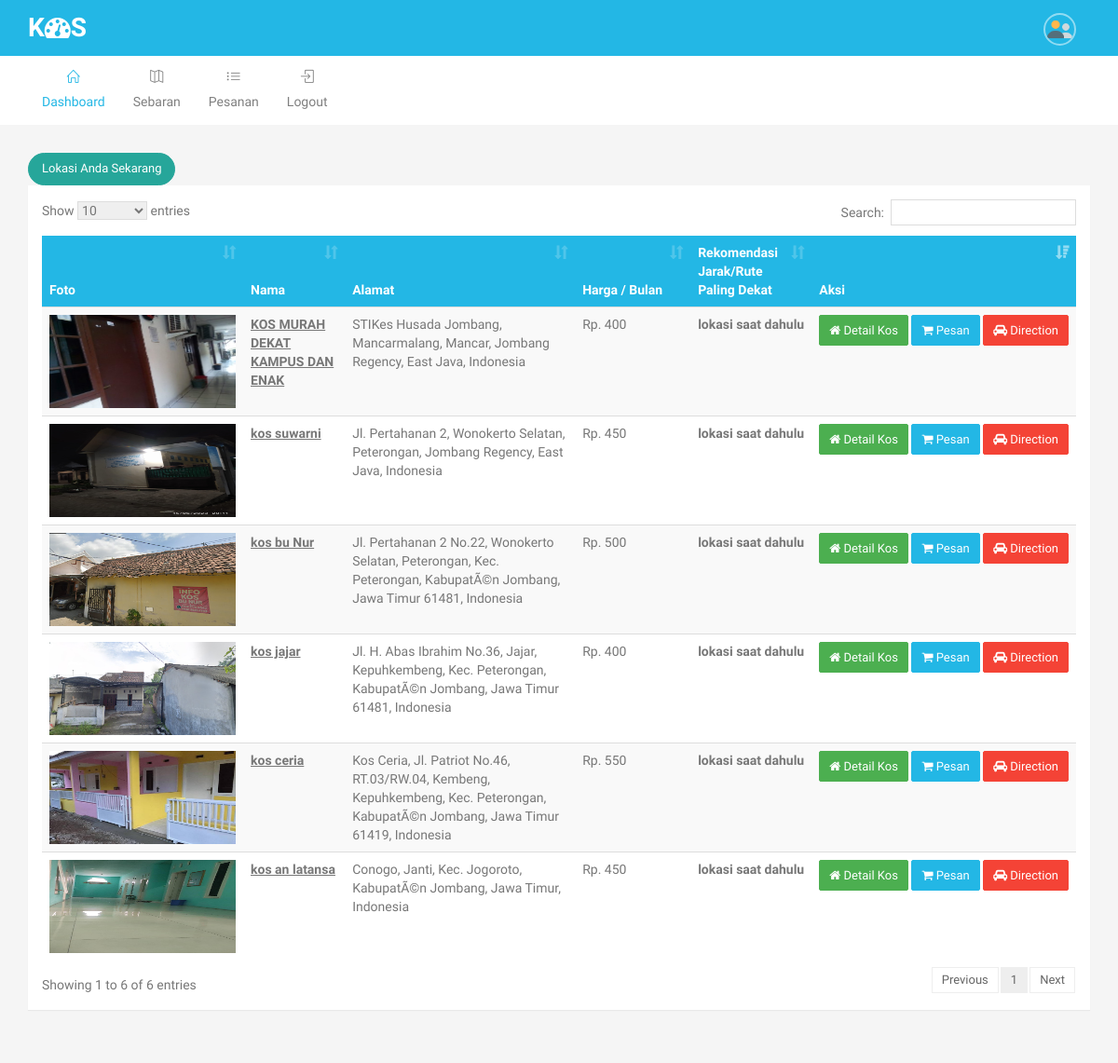
The page / (signed in) on the database as committed earlier.
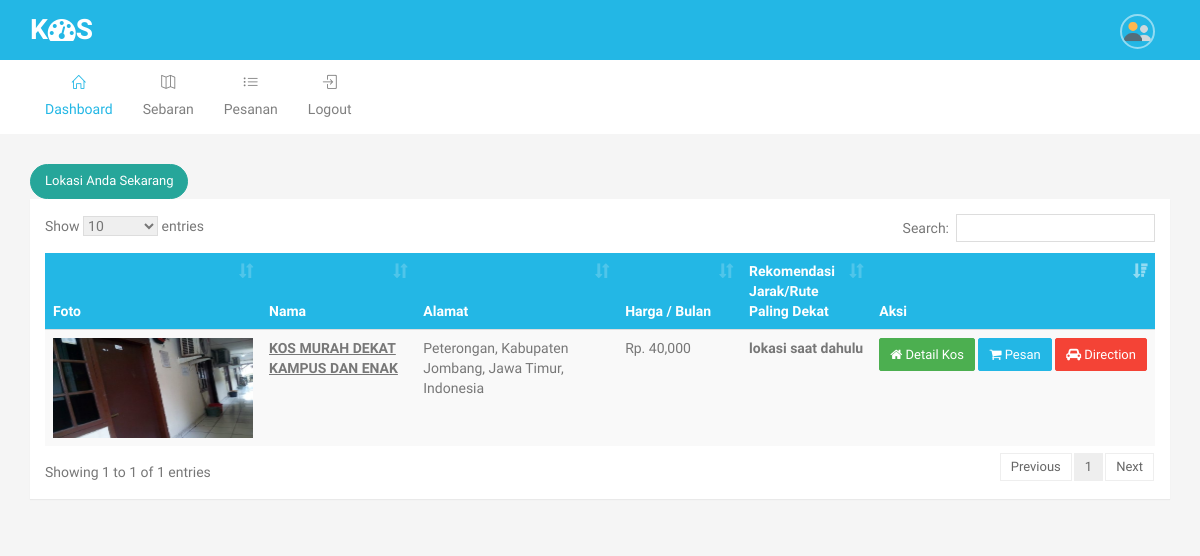
The same page on the database as committed later.
### tables this page shows
CREATE TABLE `m_kos` (
  `id` int(11) NOT NULL,
  `kode` varchar(24) NOT NULL,
  `nama` text NOT NULL,
  `id_mitra` int(11) NOT NULL,
  `harga` int(11) NOT NULL,
  `deskripsi` text NOT NULL,
  `alamat` text NOT NULL,
  `lat` text NOT NULL,
  `lng` text NOT NULL,
  `gambar` text NOT NULL,
  `gambar2` text NOT NULL,
  `gambar3` text NOT NULL
);

### config/koneksi.php (called while the page is built, shortened)
<?php
$base_url = "http://localhost/pencarian_kos/";
?>

### pages/kos.php (the view, shortened to what this page needs)
    <button type="button" onclick="getLocation()" class="btn btn-teal btn-rounded" data-toggle="modal" data-target=".bs-example-modal-lg">Lokasi anda sekarang</button>
    <div class="row">
        <div class="col-md-12">
            <div class="panel panel-primary collapsed">
                <div class="panel-body">
                    <table id="datatable"  class="table table-striped dt-responsive nowrap">
                        <thead class="bg-primary">
                            <tr>
                                <th>Foto</th>
                                <th>Nama</th>
                                <th>Alamat</th>
                                <th nowrap="">Harga / Bulan</th>
                                <th nowrap="">Rekomendasi <br>Jarak/Rute<br> Paling Dekat</th>
                                <th>Aksi</th>
                            </tr>
                        </thead>
                        <tbody>
                           <?php
                           if (isset($_REQUEST['cari_rute'])) {
                            $lat = $_REQUEST['lat'];
                            $lng = $_REQUEST['lng'];
                            $q = mysqli_query($conn,"
                                SELECT v.* FROM (
                                SELECT a.*, b.nama as mitra,
                                (
                                6371 * ACOS(
                                COS(RADIANS(".$lat.")) * COS(RADIANS(a.lat)) * COS(RADIANS(".$lng.") - RADIANS(a.lng)) + SIN(RADIANS(".$lat.")) * SIN(RADIANS(a.lat))
                                )
                                ) AS distance
                                FROM m_kos as a
                                LEFT JOIN m_mitra as b ON a.id_mitra = b.id
                                ) AS v ORDER BY v.distance ASC
                                ");
                        }else{
                         $q = mysqli_query($conn,"SELECT a.*, b.nama as mitra FROM m_kos as a
                            LEFT JOIN m_mitra as b ON a.id_mitra = b.id");
                     }
                     while ($d = mysqli_fetch_array($q)) :
                       ?>
                       <tr>
                           <td>
                              <img src="<?php echo $base_url; ?>upload/<?php echo $d['gambar']; ?>" style="width:200px; height: 100px">
                          </td>
                          <td style="font-weight: bold;"><u><?php echo $d['nama']; ?></u></td>                          <td><?php echo $d['alamat']; ?></td>
                          <td>Rp. <?php echo number_format($d['harga']); ?></td>
                          <td style="font-weight: bold;" nowrap=""><?php echo (empty($_REQUEST['lat'])) ? "lokasi saat dahulu": number_format($d['distance'],5)." Km"; ?> </td>
                          <td nowrap="">
                           <form action="<?php echo $base_url; ?>pemesanan/<?php echo $d['id']; ?>" method="POST">
                               <a href="<?php echo $base_url; ?>detail_kos/<?php echo $d['id']; ?>" name="pesan" class="btn btn-success btn-sm"><i class="fa fa-home"></i> Detail Kos</a>
                               <button type="submit" name="pesan" class="btn btn-primary btn-sm"><i class="fa fa-shopping-cart "></i> Pesan</button>
                               <a href="https://www.google.com/maps/dir/?api=1&origin=<?php echo $_REQUEST['lat']; ?>,<?php echo $_REQUEST['lng']; ?>&destination=<?php echo $d['lat']; ?>,<?php echo $d['lng']; ?>" target="_blank" type="submit" name="pesan" class="btn btn-danger btn-sm"><i class="fa fa-car "></i> Direction</a>
                           </form>
                       </td>
                   </tr>
               <?php endwhile; ?>
           </tbody>
       </table>
   </div>
</div>
</div>
</div>

### index.php (shortened to what this page needs)
<?php
include "config/koneksi.php";
?>
<!DOCTYPE html>
<html lang="en">
<head>
	<link href="<?php echo $base_url; ?>plugins/bootstrap/css/bootstrap.min.css" rel="stylesheet">
	<link href="<?php echo $base_url; ?>plugins/simple-line-icons/simple-line-icons.css" rel="stylesheet">
	<link href="<?php echo $base_url; ?>plugins/font-awesome/css/font-awesome.min.css" rel="stylesheet">
	<link href="<?php echo $base_url; ?>plugins/pace/pace.css" rel="stylesheet">
	<link href="<?php echo $base_url; ?>plugins/jasny-bootstrap/css/jasny-bootstrap.min.css" rel="stylesheet">
	<link rel="stylesheet" href="<?php echo $base_url; ?>plugins/nano-scroll/nanoscroller.css">
	<link href="<?php echo $base_url; ?>plugins/iCheck/blue.css" rel="stylesheet">
	<link href="<?php echo $base_url; ?>plugins/datatables/jquery.dataTables.min.css" rel="stylesheet" type="text/css">
	<link href="<?php echo $base_url; ?>plugins/datatables/responsive.bootstrap.min.css" rel="stylesheet" type="text/css">
	<link href="<?php echo $base_url; ?>plugins/toast/jquery.toast.min.css" rel="stylesheet">
<link href="<?php echo $base_url; ?>css/style.css" rel="stylesheet">
      </head>
      <body class="layout-horizontal">
       <div class="top-bar bg-primary">
        <div class="container">
         <div class="row">
          <div class="col-xs-6">
           <a href="index.html" class="admin-logo">
            <h1>K<i class="fa fa-dashboard"></i>S</h1>
          </a>
        </div>
        <div class="col-xs-6">
         <ul class="list-inline top-right-nav">
        <?php if(!empty($_SESSION['username'])) : ?>
          <li class="dropdown avtar-dropdown">
           <a href="#" class="dropdown-toggle" data-toggle="dropdown">
            <img class="img-circle" width="30" alt="">
          </a>
        </li>
        <?php else : ?>
         <ul class="list-inline top-right-nav">
          <li class="dropdown avtar-dropdown"><a href="<?php echo $base_url; ?>login">Login</a></li>
        </ul>
      <?php endif; ?>
    </ul>
  </div>
</div>
</div>
</div>
<nav class="navbar navbar-default navbar-static-top">
  <div class="container">
 <div id="navbar" class="navbar-collapse collapse">
  <ul class="nav navbar-nav">
   <li class="dropdown active">
    <a href="<?php echo $base_url; ?>" role="button" aria-haspopup="true" aria-expanded="false"><i class="icon-home"></i> Dashboard</a>
  </li>
  <li class="dropdown">
    <a href="<?php echo $base_url; ?>maps" role="button" aria-haspopup="true" aria-expanded="false"><i class="icon-map"></i> Sebaran</a>
  </li>
  <?php if(!empty($_SESSION['username'])) : ?>
    <?php if(in_array($_SESSION['level'], array('1','2'))) : ?>
      <li class="dropdown">
       <a href="<?php echo $base_url; ?>histori_pemesanan" role="button" aria-haspopup="true" aria-expanded="false"><i class="icon-list"></i> Pesanan</a>
     </li>
   <?php endif; ?>
  <li class="dropdown">
    <a href="<?php echo $base_url; ?>logout" role="button" aria-haspopup="true" aria-expanded="false"><i class="icon-login"></i> Logout</a>
  </li>
  <?php endif;  ?>
</ul>
</div>
</div>
</nav>
<div class="h-main-content">
  <div class="container">
   <?php
   if (file_exists("pages/".$_GET['page'].".php")) {
    if($_GET['page']!="home"){
     include"pages/".$_GET['page'].".php";
   }else{
     include"pages/home.php";
   }
 }else{
  include"pages/home.php";
}
?>
</div>
</div>
</body>
</html>

### pages/home.php
<?php
if (in_array($_SESSION['level'],array('1','3'))) {
    include 'dashboard.php';
}else{
    include 'kos.php';
}
?>

### css/style.css (style rules this page uses)
body { font-family: "Arimo", Helvetica, Arial, sans-serif; color: #777; font-size: 14px; font-weight: 400; line-height: 24px; overflow-x: hidden; background-color: #f5f5f5; }
a { text-decoration: none; -moz-transition: all 0.3s; -o-transition: all 0.3s; -webkit-transition: all 0.3s; transition: all 0.3s; color: #56afd7; }
h1, h2, h3, h4, h5, h6 { margin-top: 0px; font-weight: 700; }
.bg-primary { background-color: #23b7e5 !important; border-color: #23b7e5 !important; color: #fff; }
.panel { margin-bottom: 30px; border: 0px; }
.panel, .panel-heading { -webkit-border-radius: 0px; -moz-border-radius: 0px; -ms-border-radius: 0px; border-radius: 0px; }
.panel-body { position: relative; }
.panel-primary { border-color: #23b7e5; }
.btn { border-radius: 2px; -webkit-border-radius: 2px; text-transform: capitalize; font-size: 13px; padding: 7px 14px; font-weight: 400; }
.btn.btn-sm { padding: 6px 10px; }
.btn.btn-rounded { border-radius: 100px; -webkit-border-radius: 100px; overflow: hidden; }
.btn-primary { background-color: #23b7e5; border-color: #23b7e5; color: #fff; }
.btn-success { background-color: #4CAF50; border-color: #4CAF50; color: #fff; }
.btn-danger { background-color: #F44336; border-color: #F44336; color: #fff; }
.btn-teal { background-color: #26A69A; border-color: #26A69A; color: #fff; }
.top-bar { height: 60px; position: fixed; left: 0; top: 0; width: 100%; z-index: 999; }
.admin-logo { display: block; margin-left: -15px; float: left; width: 220px; text-align: center; padding-left: 0px; height: 60px; line-height: 60px; }
.admin-logo h1 { color: #fff; font-size: 28px; line-height: 60px; text-transform: uppercase; font-weight: 800; margin: 0px; }
.top-right-nav { margin: 0; padding: 0; float: right; padding-right: 0px; }
.top-right-nav > li { display: block; float: left; position: relative; padding: 0px; }
.top-right-nav > li > a { display: block; line-height: 60px; padding: 0px 15px; color: #fff; }
.top-right-nav > li > a img { border: 2px solid rgba(255, 255, 255, 0.5); margin-right: 0px; width: 35px; }
.table > thead > tr > th { border-bottom: 1px solid #DDDDDD; vertical-align: bottom; }
body.layout-horizontal { background-color: #f5f5f5; }
body.layout-horizontal .top-bar { position: static; }
body.layout-horizontal .top-bar .admin-logo { width: auto; }
body.layout-horizontal .admin-logo { margin-left: 0px; text-align: left; }
body.layout-horizontal .h-main-content { min-height: 100%; position: relative; height: auto; padding-bottom: 40px; }
body.layout-horizontal .navbar-default { border: 0px; background-color: #fff; margin-bottom: 30px; }
body.layout-horizontal .navbar-default .navbar-nav > li > a { color: rgba(0, 0, 0, 0.5); display: block; font-weight: 400; }
body.layout-horizontal .navbar-default .navbar-nav > li > a i { display: block; font-size: 14px; margin: 0 auto; margin-bottom: 0px; }
body.layout-horizontal .navbar-default .navbar-nav > .active > a, body.layout-horizontal .navbar-default .navbar-nav > .active > a:focus, body.layout-horizontal .navbar-default .navbar-nav > .active > a:hover { color: #23b7e5; background-color: transparent; }
@media (min-width: 768px) { body.layout-horizontal .navbar-default .navbar-nav > li > a { text-align: center; } }
@media (min-width: 768px) { body.layout-horizontal .navbar-default .navbar-nav > li > a i { margin-bottom: 10px; } }

Rows that differ between the two databases and show on the page:
removed m_kos: gambar (picture), nama "kos suwarni", alamat "Jl. Pertahanan 2, Wonokerto Selatan, Peterongan, Jombang Regency, East Java, Indonesia", harga "450"
removed m_kos: gambar (picture), nama "kos bu Nur", alamat "Jl. Pertahanan 2 No.22, Wonokerto Selatan, Peterongan, Kec. Peterongan, KabupatÃ©n Jombang, Jawa Timur 61481, Indonesia", harga "500"
removed m_kos: gambar (picture), nama "kos jajar", alamat "Jl. H. Abas Ibrahim No.36, Jajar, Kepuhkembeng, Kec. Peterongan, KabupatÃ©n Jombang, Jawa Timur 61481, Indonesia", harga "400"
removed m_kos: gambar (picture), nama "kos ceria", alamat "Kos Ceria, Jl. Patriot No.46, RT.03/RW.04, Kembeng, Kepuhkembeng, Kec. Peterongan, KabupatÃ©n Jombang, Jawa Timur 61419, Indonesia", harga "550"
removed m_kos: gambar (picture), nama "kos an latansa", alamat "Conogo, Janti, Kec. Jogoroto, KabupatÃ©n Jombang, Jawa Timur, Indonesia", harga "450"
changed m_kos "KOS MURAH DEKAT KAMPUS DAN ENAK": alamat "STIKes Husada Jombang, Mancarmalang, Mancar, Jombang Regency, East Java, Indonesia" → "Peterongan, Kabupaten Jombang, Jawa Timur, Indonesia"; harga "400" → "40,000"
Other text that changed with them:
text written by a page script: "Show entries Search: Showing 1 to 6 of 6 entries Previous 1 Next" → "Show entries Search: Showing 1 to 1 of 1 entries Previous 1 Next"
